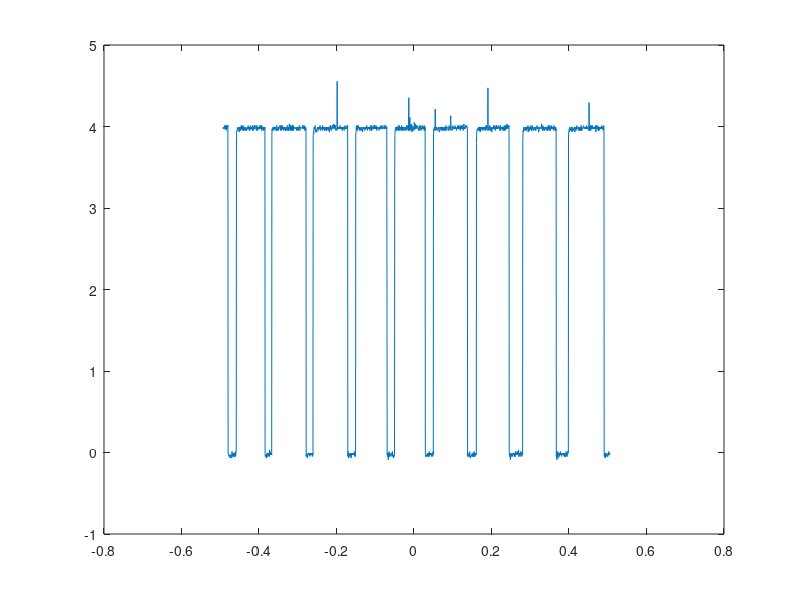

Write MATLAB code to recreate this figure. (Note: this script raises an error after producing the figure.)
%Code set up
clear; close all; clc;

%load data
load('VoltageData.mat');

%Data Test
plot(Volt3(1:length(Volt3)),Volt3((length(Volt3)+1):length(Volt3)*2));

%Cell of voltages
voltages= {Volt3,Volt7,Volt10,Volt15};

%array of rpms
rpms =[];

%array of volate from power supply
voltageValues = [3,7,10,15];

%gets the rpm for all the voltages
for i =1:length(voltages);
    
rpms = [rpms, getRPM(voltages{i})];

end

%plots the data
plot(voltageValues,rpms);

%labels and constrains data
xlabel("Voltage");
ylabel("RPMS");
title("RPMS Vs. Voltage");
xlim([0,15]);
ylim([0,2000]);

%calculates best fit line
p=polyfit(voltageValues,rpms,1);

%displays slope which equals kv
disp("Kv of the motor is " + p(1) + " RPMs/V");

%Calculates rpm of each data set
function rpm = getRPM(voltageData)

%variables
signalCount =0;
rpm=0;

%decides whether the first value is up or down
if(voltageData(length(voltageData)+1)<2)
up = false;
else
    up =true;
end

%counts peaks
for i = (length(voltageData)+1):2*length(voltageData)

    if(voltageData(i)>2)
    up =true;
    end

    if(up && voltageData(i)<2)
    signalCount = signalCount + 1;
    up = false;
    end
    
end
%calculates the rpm
rpm=signalCount*60/(voltageData(length(voltageData)) - voltageData(1));

end



